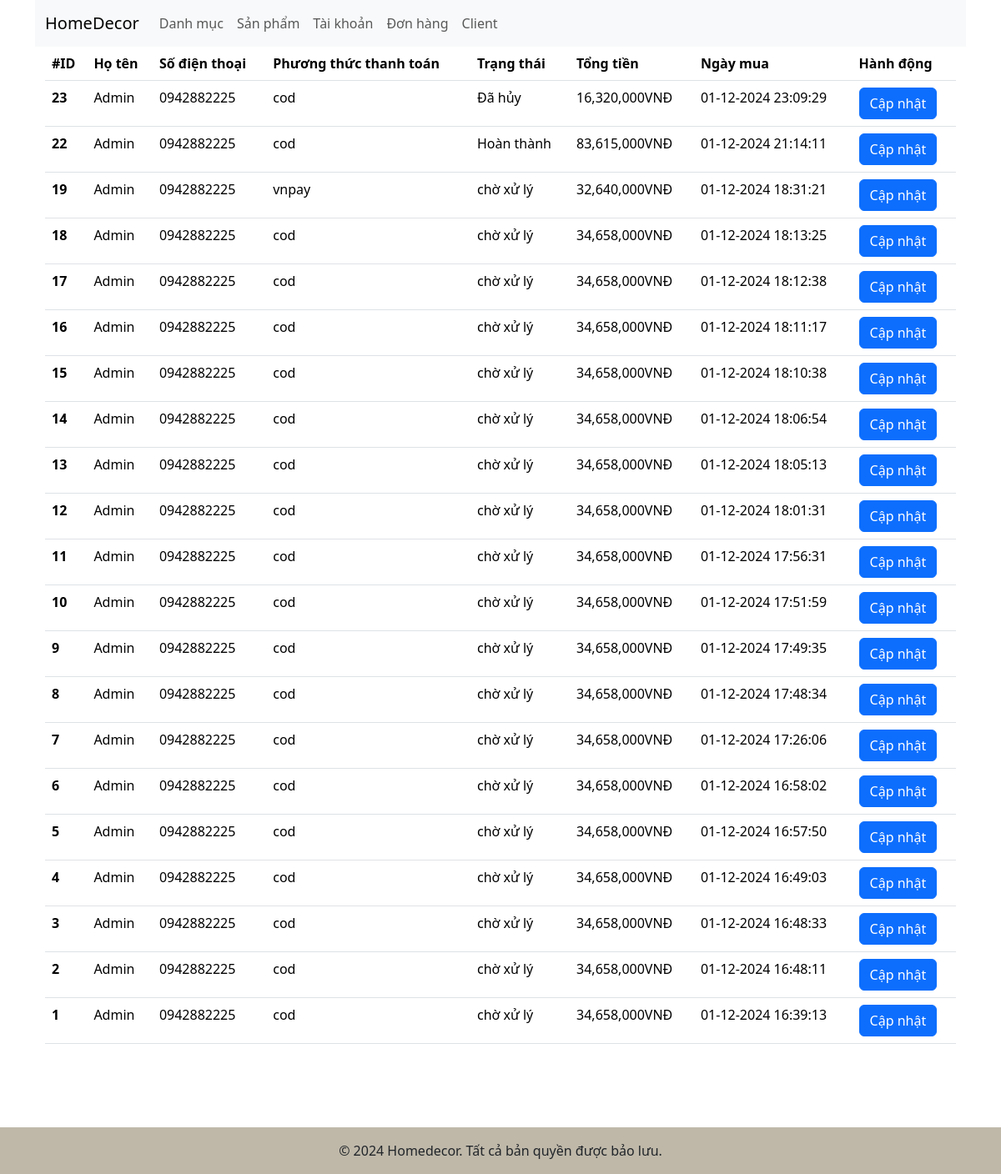
Screenshot of /admin/?ctl=list-order with the database file from the repository.
### tables this page shows
CREATE TABLE `orders` (
  `id` int(11) NOT NULL,
  `user_id` int(11) NOT NULL,
  `status` tinyint(2) NOT NULL,
  `payment_method` varchar(60) NOT NULL,
  `total_price` decimal(10,2) NOT NULL,
  `created_at` timestamp NOT NULL DEFAULT current_timestamp()
);

CREATE TABLE `users` (
  `id` int(11) NOT NULL,
  `fullname` varchar(60) NOT NULL,
  `email` varchar(199) NOT NULL,
  `password` varchar(199) NOT NULL,
  `phone` varchar(15) NOT NULL,
  `role` enum('admin','user') NOT NULL DEFAULT 'user',
  `active` tinyint(1) NOT NULL DEFAULT 1,
  `address` varchar(255) NOT NULL,
  `create_at` timestamp NOT NULL DEFAULT current_timestamp(),
  `updated_at` timestamp NOT NULL DEFAULT current_timestamp()
);

### controllers/OrderController.php (called while the page is built, shortened)
<?php
class OrderController{
    public function index(){
        $orders = (new Order)->all();
        return view("admin.orders.list",compact('orders'));
}
}

### admin/index.php (called while the page is built, shortened)
<?php
require_once __DIR__ ."/../common/function.php";
require_once __DIR__ ."/../models/BaseModel.php";
require_once __DIR__ ."/../models/Order.php";
require_once __DIR__ ."/../controllers/OrderController.php";
$ctl = $_GET['ctl'] ?? '';
match ($ctl){
    ''=>(new DashboardController)->index(),
    'listdm'=> (new AdminCategoryController)->index(),
    'adddm'=> (new AdminCategoryController)->create(),
    'storedm' => (new AdminCategoryController)->store(),
    'editdm' => (new AdminCategoryController)->edit(),
    'updatedm' => (new AdminCategoryController)->update(),
    'deletedm' => (new AdminCategoryController)->delete(),
    'listsp'=> (new AdminProductController)->index(),
    'addsp'=> (new AdminProductController)->add(),
    'storesp'=> (new AdminProductController)->store(),
    'editsp'=> (new AdminProductController)->edit(),
    'updatesp'=> (new AdminProductController)->update(),
    'deletesp'=> (new AdminProductController)->delete(),
    'listuser' => (new AuthController)->index(),
    'updateuser' => (new AuthController)->updateActive(),
    'list-order' => (new OrderController)->index(),
    'detail-order' => (new OrderController)->showOrder(),
};

### models/BaseModel.php (called while the page is built, shortened)
<?php
class BaseModel {
    public function __construct() {
        try{
$this->conn= new PDO("mysql:host=". HOST ."; dbname=" . DBNAME . "; charset=utf8; port=" .
PORT, USERNAME, PASSWORD);
        } catch(PDOException $e) {
echo "Lỗi kết nối cơ sở dữ liệu:" . $e->getMessage();
        }
    }
}

### models/Order.php (called while the page is built, shortened)
<?php
class Order extends BaseModel
{
    public function all()
    {
        $sql = "SELECT o.*, fullname, email, address, phone FROM orders o JOIN users u ON o.user_id=u.id ORDER BY o.id DESC";
        $stmt = $this->conn->prepare($sql);
        $stmt->execute();
        return $stmt->fetchAll(PDO::FETCH_ASSOC);
    }
}

### views/admin/orders/list.php (the view)
<?php include_once ROOT_DIR . "views/admin/header.php"?>
<div class="container">
<table class="table">
  <thead>
    <tr>
      <th scope="col">#ID</th>
      <th scope="col">Họ tên</th>
      <th scope="col">Số điện thoại</th>
      <th scope="col">Phương thức thanh toán</th>
      <th scope="col">Trạng thái</th>
      <th scope="col">Tổng tiền</th>
      <th scope="col">Ngày mua</th>
      <th scope="col">Hành động</th>
    </tr>
  </thead>
  <tbody>
    <?php foreach($orders as $order): ?>
    <tr>
      <th scope="row"><?= $order['id']?></th>
      <td><?= $order['fullname']?></td>
      <td><?= $order['phone']?></td>
      <td><?= $order['payment_method']?></td>
      <td><?= getOrderStatus($order['status'])?></td>
      <td><?= number_format($order['total_price'])?>VNĐ</td>
        <td>  <?=date('d-m-Y H:i:s' , strtotime($order['created_at']))?></td>
      <td>
      <a href="<?= ADMIN_URL . '?ctl=detail-order&id=' .$order['id'] ?>" class="btn btn-primary">Cập nhật</a>
      </td>
    </tr>
    <?php endforeach?>
  </tbody>
</table>
</div>
<?php include_once ROOT_DIR . "views/admin/footer.php" ?>

### rows the page displays
orders: id "23", user.fullname "Admin", user.phone "0942882225", payment_method "cod", status "Đã hủy", total_price "16,320,000", created_at "01-12-2024 23:09:29"
orders: id "22", user.fullname "Admin", user.phone "0942882225", payment_method "cod", status "Hoàn thành", total_price "83,615,000", created_at "01-12-2024 21:14:11"
orders: id "19", user.fullname "Admin", user.phone "0942882225", payment_method "vnpay", status "chờ xử lý", total_price "32,640,000", created_at "01-12-2024 18:31:21"
orders: id "18", user.fullname "Admin", user.phone "0942882225", payment_method "cod", status "chờ xử lý", total_price "34,658,000", created_at "01-12-2024 18:13:25"
orders: id "17", user.fullname "Admin", user.phone "0942882225", payment_method "cod", status "chờ xử lý", total_price "34,658,000", created_at "01-12-2024 18:12:38"
orders: id "16", user.fullname "Admin", user.phone "0942882225", payment_method "cod", status "chờ xử lý", total_price "34,658,000", created_at "01-12-2024 18:11:17"
orders: id "15", user.fullname "Admin", user.phone "0942882225", payment_method "cod", status "chờ xử lý", total_price "34,658,000", created_at "01-12-2024 18:10:38"
orders: id "14", user.fullname "Admin", user.phone "0942882225", payment_method "cod", status "chờ xử lý", total_price "34,658,000", created_at "01-12-2024 18:06:54"
orders: id "13", user.fullname "Admin", user.phone "0942882225", payment_method "cod", status "chờ xử lý", total_price "34,658,000", created_at "01-12-2024 18:05:13"
orders: id "12", user.fullname "Admin", user.phone "0942882225", payment_method "cod", status "chờ xử lý", total_price "34,658,000", created_at "01-12-2024 18:01:31"
orders: id "11", user.fullname "Admin", user.phone "0942882225", payment_method "cod", status "chờ xử lý", total_price "34,658,000", created_at "01-12-2024 17:56:31"
orders: id "10", user.fullname "Admin", user.phone "0942882225", payment_method "cod", status "chờ xử lý", total_price "34,658,000", created_at "01-12-2024 17:51:59"
orders: id "9", user.fullname "Admin", user.phone "0942882225", payment_method "cod", status "chờ xử lý", total_price "34,658,000", created_at "01-12-2024 17:49:35"
orders: id "8", user.fullname "Admin", user.phone "0942882225", payment_method "cod", status "chờ xử lý", total_price "34,658,000", created_at "01-12-2024 17:48:34"
orders: id "7", user.fullname "Admin", user.phone "0942882225", payment_method "cod", status "chờ xử lý", total_price "34,658,000", created_at "01-12-2024 17:26:06"
orders: id "6", user.fullname "Admin", user.phone "0942882225", payment_method "cod", status "chờ xử lý", total_price "34,658,000", created_at "01-12-2024 16:58:02"
orders: id "5", user.fullname "Admin", user.phone "0942882225", payment_method "cod", status "chờ xử lý", total_price "34,658,000", created_at "01-12-2024 16:57:50"
orders: id "4", user.fullname "Admin", user.phone "0942882225", payment_method "cod", status "chờ xử lý", total_price "34,658,000", created_at "01-12-2024 16:49:03"
orders: id "3", user.fullname "Admin", user.phone "0942882225", payment_method "cod", status "chờ xử lý", total_price "34,658,000", created_at "01-12-2024 16:48:33"
orders: id "2", user.fullname "Admin", user.phone "0942882225", payment_method "cod", status "chờ xử lý", total_price "34,658,000", created_at "01-12-2024 16:48:11"
orders: id "1", user.fullname "Admin", user.phone "0942882225", payment_method "cod", status "chờ xử lý", total_price "34,658,000", created_at "01-12-2024 16:39:13"
